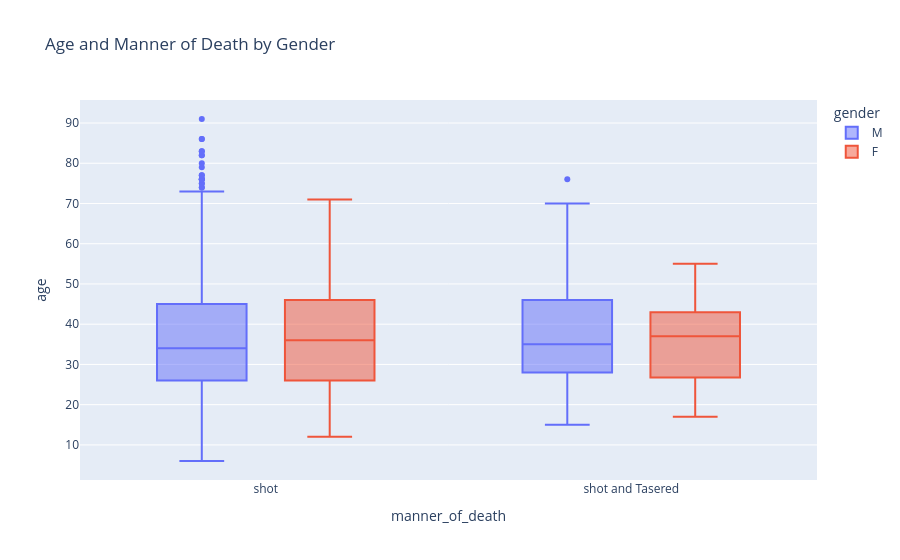

Notebook code for this chart:
### Markdown cell above
# Box Plot Showing the Age and Manner of Death

Break out the data by gender using `df_fatalities`. Is there a difference between men and women in the manner of death?

### Code cell
fig = px.box(df_fatalities,
             x='manner_of_death',
             y='age',
             color='gender',
             title='Age and Manner of Death by Gender')
fig.show()

### Figure 1 — Plotly figure (JSON) as saved in the notebook; plotly's stock layout.template omitted (floating-point values rounded to 4 significant figures; data arrays with more than 128 entries replaced by an {"elided": "..."} marker saying what was removed)
{"data": [{"alignmentgroup": "True", "hovertemplate": "gender=M<br>manner_of_death=%{x}<br>age=%{y}<extra></extra>", "legendgroup": "M", "marker": {"color": "#636efa"}, "name": "M", "notched": false, "offsetgroup": "M", "orientation": "v", "showlegend": true, "x": {"elided": "2428 str values"}, "x0": " ", "xaxis": "x", "y": {"elided": "2428 float values"}, "y0": " ", "yaxis": "y", "type": "box"}, {"alignmentgroup": "True", "hovertemplate": "gender=F<br>manner_of_death=%{x}<br>age=%{y}<extra></extra>", "legendgroup": "F", "marker": {"color": "#EF553B"}, "name": "F", "notched": false, "offsetgroup": "F", "orientation": "v", "showlegend": true, "x": ["shot", "shot and Tasered", "shot", "shot", "shot", "shot", "shot", "shot", "shot", "shot", "shot", "shot", "shot", "shot", "shot", "shot", "shot", "shot", "shot and Tasered", "shot", "shot", "shot", "shot", "shot", "shot and Tasered", "shot", "shot", "shot", "shot", "shot", "shot", "shot", "shot", "shot", "shot", "shot", "shot", "shot", "shot", "shot", "shot", "shot", "shot", "shot", "shot", "shot", "shot", "shot", "shot", "shot", "shot", "shot", "shot", "shot", "shot", "shot", "shot", "shot", "shot", "shot", "shot", "shot", "shot", "shot", "shot", "shot", "shot", "shot", "shot", "shot", "shot", "shot", "shot", "shot", "shot", "shot", "shot", "shot", "shot", "shot", "shot", "shot", "shot and Tasered", "shot", "shot", "shot and Tasered", "shot", "shot", "shot", "shot", "shot", "shot", "shot", "shot", "shot", "shot", "shot", "shot", "shot", "shot", "shot", "shot", "shot", "shot", "shot", "shot", "shot"], "x0": " ", "xaxis": "x", "y": [34.0, 17.0, 17.0, 39.0, 38.0, 43.0, 20.0, 34.0, 28.0, 37.0, 43.0, 24.0, 49.0, 53.0, 26.0, 27.0, 46.0, 25.0, 39.0, 31.0, 45.0, 17.0, 40.0, 44.0, 30.0, 28.0, 23.0, 37.0, 55.0, 62.0, 46.0, 50.0, 21.0, 36.0, 37.0, 27.0, 61.0, 51.0, 48.0, 22.0, 55.0, 50.0, 45.0, 12.0, 25.0, 31.0, 32.0, 41.0, 32.0, 36.0, 31.0, 38.0, 38.0, 25.0, 27.0, 50.0, 36.0, 40.0, 25.0, 35.0, 60.0, 24.0, 26.0, 29.0, NaN, 42.0, 24.0, 40.0, 23.0, 35.0, 46.0, 53.0, 26.0, 66.0, 23.0, 25.0, 39.0, 31.0, 56.0, 44.0, 53.0, 71.0, 37.0, 21.0, 18.0, 55.0, 30.0, 33.0, 46.0, 16.0, 59.0, 21.0, 17.0, 54.0, 50.0, 27.0, 41.0, NaN, 24.0, 28.0, 30.0, NaN, 29.0, 50.0, 40.0, 25.0, 62.0], "y0": " ", "yaxis": "y", "type": "box"}], "layout": {"xaxis": {"anchor": "y", "domain": [0.0, 1.0], "title": {"text": "manner_of_death"}}, "yaxis": {"anchor": "x", "domain": [0.0, 1.0], "title": {"text": "age"}}, "legend": {"title": {"text": "gender"}, "tracegroupgap": 0}, "title": {"text": "Age and Manner of Death by Gender"}, "boxmode": "group"}}
